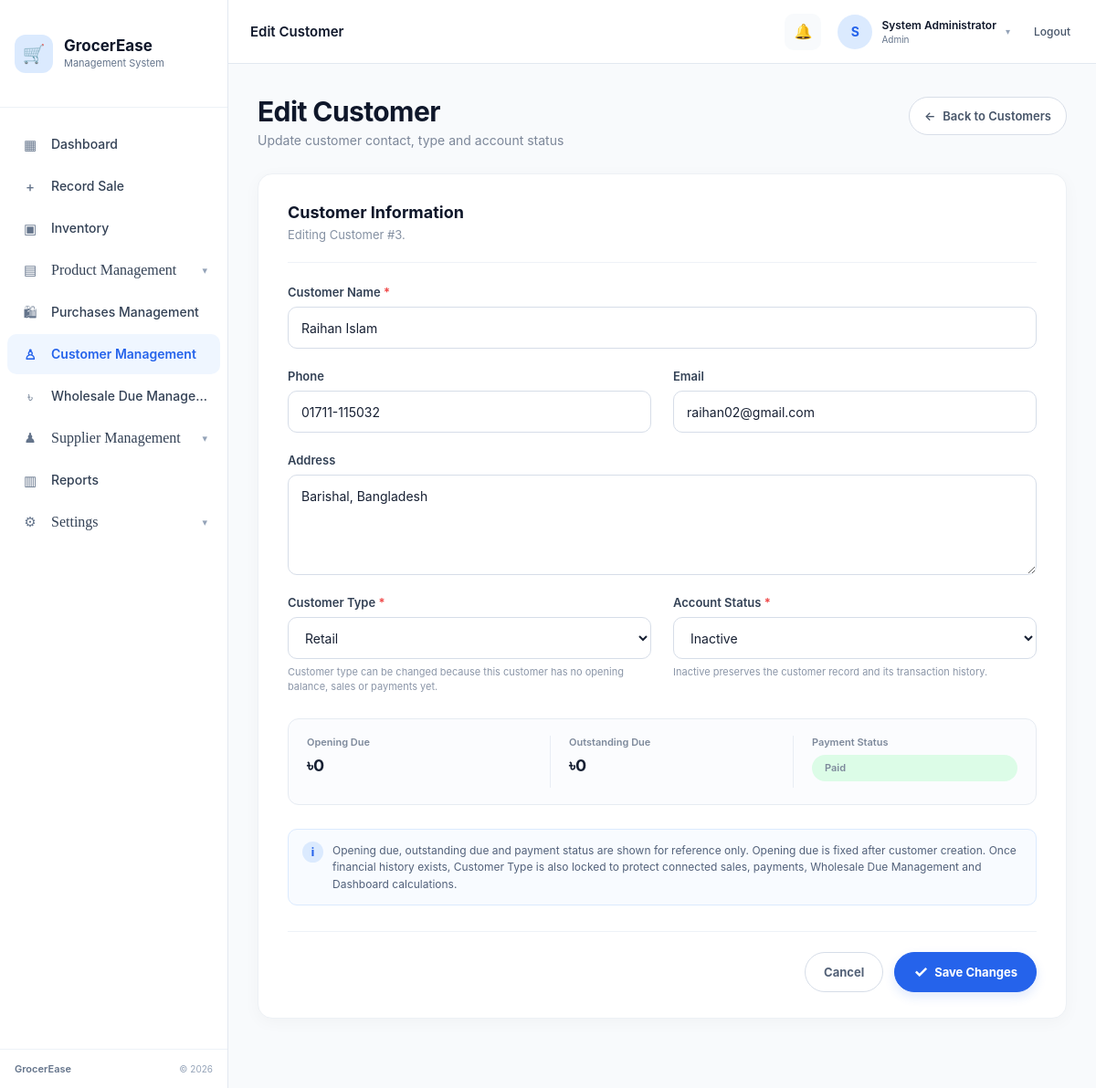
The app's page /modules/customers/edit.php?id=3 (signed in) with its own data.
### tables this page shows
CREATE TABLE `customers` (
  `customer_id` int(10) UNSIGNED NOT NULL,
  `customer_name` varchar(100) NOT NULL,
  `phone` varchar(20) DEFAULT NULL,
  `email` varchar(100) DEFAULT NULL,
  `address` text DEFAULT NULL,
  `customer_type` enum('Retail','Wholesale') NOT NULL DEFAULT 'Retail',
  `account_status` enum('Active','Inactive') NOT NULL DEFAULT 'Active',
  `opening_due` decimal(10,2) NOT NULL DEFAULT 0.00,
  `total_due` decimal(10,2) NOT NULL DEFAULT 0.00,
  `created_at` timestamp NOT NULL DEFAULT current_timestamp()
);

### modules/customers/edit.php (the view, shortened to what this page needs)
<?php
require_once "../../config/database.php";
$basePath = "/grocery-shop";
function customerEditEscape($value)
{
    return htmlspecialchars((string) $value, ENT_QUOTES, 'UTF-8');
}
$customerId = filter_input(INPUT_GET, 'id', FILTER_VALIDATE_INT);
$customer = null;
$loadSql = "
    SELECT
        customer_id,
        customer_name,
        phone,
        email,
        address,
        customer_type,
        account_status,
        opening_due,
        total_due,
        created_at
    FROM customers
    WHERE customer_id = ?
    LIMIT 1
";
$loadStmt = mysqli_prepare($conn, $loadSql);
if ($loadStmt) {
    mysqli_stmt_bind_param($loadStmt, 'i', $customerId);
    mysqli_stmt_execute($loadStmt);
    $loadResult = mysqli_stmt_get_result($loadStmt);
    $customer = $loadResult ? mysqli_fetch_assoc($loadResult) : null;
}
    ?>
    <?php
$hasSales = false;
$hasPayments = false;
$historySql = "
    SELECT
        EXISTS(
            SELECT 1
            FROM sales
            WHERE customer_id = ?
            LIMIT 1
        ) AS has_sales,
        EXISTS(
            SELECT 1
            FROM payments
            WHERE customer_id = ?
            LIMIT 1
        ) AS has_payments
";
$historyStmt = mysqli_prepare($conn, $historySql);
if ($historyStmt) {
    mysqli_stmt_bind_param(
        $historyStmt,
        'ii',
        $customerId,
        $customerId
    );
    mysqli_stmt_execute($historyStmt);
    $historyResult =
        mysqli_stmt_get_result($historyStmt);
    if ($historyResult) {
        $historyRow =
            mysqli_fetch_assoc($historyResult);
        $hasSales =
            !empty($historyRow['has_sales']);
        $hasPayments =
            !empty($historyRow['has_payments']);
    }
}
$customerTypeLocked =
    (float) $customer['opening_due'] > 0 ||
    (float) $customer['total_due'] > 0 ||
    $hasSales ||
    $hasPayments;
$form = [
    'customer_name' => (string) $customer['customer_name'],
    'phone' => (string) ($customer['phone'] ?? ''),
    'email' => (string) ($customer['email'] ?? ''),
    'address' => (string) ($customer['address'] ?? ''),
    'customer_type' => (string) $customer['customer_type'],
    'account_status' => (string) $customer['account_status'],
];
$hasDue = (float) $customer['total_due'] > 0;
$paymentStatus = $hasDue ? 'Pending' : 'Paid';
?>
<link rel="stylesheet" href="../../assets/css/sidebar.css">
<link rel="stylesheet" href="../../assets/css/topbar.css">
<link rel="stylesheet" href="../../assets/css/dashboard-layout.css">
<link rel="stylesheet" href="../../assets/css/customers.css">
<div class="app-layout">
    <aside class="app-sidebar-slot">
        <?php require_once "../../includes/sidebar.php"; ?>
    </aside>
    <div class="app-main-slot">
        <header class="app-topbar-slot">
            <?php require_once "../../includes/topbar.php"; ?>
        </header>
        <main class="dashboard-main-content">
            <div class="customers-page customer-form-page">
                <div class="customer-form-heading-row">
                    <div class="customers-heading customer-form-heading">
                        <h1>Edit Customer</h1>
                        <p>Update customer contact, type and account status</p>
                    </div>
                    <a
                        href="<?php echo customerEditEscape($basePath); ?>/modules/customers/index.php"
                        class="customer-back-link"
                    >
                        <span aria-hidden="true">←</span>
                        Back to Customers
                    </a>
                </div>
                <form method="POST" class="customer-form-card" novalidate>
                    <div class="customer-form-section-heading">
                        <h2>Customer Information</h2>
                        <p>Editing Customer #<?php echo (int) $customerId; ?>.</p>
                    </div>
                    <div class="customer-form-grid">
                        <div class="customer-field customer-field-wide">
                            <label for="customer_name">
                                Customer Name <span class="required-mark">*</span>
                            </label>
                            <input
                                type="text"
                                id="customer_name"
                                name="customer_name"
                                maxlength="100"
                                value="<?php echo customerEditEscape($form['customer_name']); ?>"
                                placeholder="Enter customer name"
                                autocomplete="name"
                                required
                            >
                        </div>
                        <div class="customer-field">
                            <label for="phone">Phone</label>
                            <input
                                type="tel"
                                id="phone"
                                name="phone"
                                maxlength="20"
                                value="<?php echo customerEditEscape($form['phone']); ?>"
                                placeholder="e.g. 01711-111111"
                                autocomplete="tel"
                            >
                        </div>
                        <div class="customer-field">
                            <label for="email">Email</label>
                            <input
                                type="email"
                                id="email"
                                name="email"
                                maxlength="100"
                                value="<?php echo customerEditEscape($form['email']); ?>"
                                placeholder="customer@example.com"
                                autocomplete="email"
                            >
                        </div>
                        <div class="customer-field customer-field-wide">
                            <label for="address">Address</label>
                            <textarea
                                id="address"
                                name="address"
                                rows="4"
                                placeholder="Enter customer address"
                                autocomplete="street-address"
                            ><?php echo customerEditEscape($form['address']); ?></textarea>
                        </div>
                        <div class="customer-field">
                            <label for="customer_type">
                                Customer Type <span class="required-mark">*</span>
                            </label>
                            <?php if ($customerTypeLocked): ?>
                                <select id="customer_type_display" disabled>
                                    <option selected>
                                        <?php echo customerEditEscape($customer['customer_type']); ?>
                                    </option>
                                </select>
                                <input
                                    type="hidden"
                                    name="customer_type"
                                    value="<?php echo customerEditEscape($customer['customer_type']); ?>"
                                >
                                <small class="customer-field-hint">
                                    Customer type is locked because this customer already has financial history.
                                    This protects sales, payment history, Wholesale Due Management and Dashboard totals.
                                </small>
                            <?php else: ?>
                                <select id="customer_type" name="customer_type" required>
                                    <option value="Retail" <?php echo $form['customer_type'] === 'Retail' ? 'selected' : ''; ?>>
                                        Retail
                                    </option>
                                </select>
                                <small class="customer-field-hint">
                                    Customer type can be changed because this customer has no opening balance, sales or payments yet.
                                </small>
                            <?php endif; ?>
                        </div>
                        <div class="customer-field">
                            <label for="account_status">
                                Account Status <span class="required-mark">*</span>
                            </label>
                            <select id="account_status" name="account_status" required>
                                <option value="Inactive" <?php echo $form['account_status'] === 'Inactive' ? 'selected' : ''; ?>>
                                    Inactive
                                </option>
                            </select>
                            <small class="customer-field-hint">
                                Inactive preserves the customer record and its transaction history.
                            </small>
                        </div>
                    </div>
                    <div class="customer-edit-financial-preview">
                        <div>
                            <span>Opening Due</span>
                            <strong>
                                ৳<?php echo number_format((float) $customer['opening_due'], 0); ?>
                            </strong>
                        </div>
                        <div>
                            <span>Outstanding Due</span>
                            <strong class="<?php echo $hasDue ? 'summary-red' : 'summary-blue'; ?>">
                                ৳<?php echo number_format((float) $customer['total_due'], 0); ?>
                            </strong>
                        </div>
                        <div>
                            <span>Payment Status</span>
                            <strong>
                                <span class="payment-badge <?php echo $hasDue ? 'payment-pending' : 'payment-paid'; ?>">
                                    <?php echo customerEditEscape($paymentStatus); ?>
                                </span>
                            </strong>
                        </div>
                    </div>
                    <div class="customer-form-note">
                        <span class="customer-form-note-icon" aria-hidden="true">i</span>
                        <p>
                            Opening due, outstanding due and payment status are shown for reference only.
                            Opening due is fixed after customer creation.
                            Once financial history exists, Customer Type is also locked to protect connected sales, payments,
                            Wholesale Due Management and Dashboard calculations.
                        </p>
                    </div>
                    <div class="customer-form-actions">
                        <a
                            href="<?php echo customerEditEscape($basePath); ?>/modules/customers/view.php?id=<?php echo (int) $customerId; ?>"
                            class="customer-form-cancel"
                        >
                            Cancel
                        </a>
                        <button type="submit" class="customer-form-submit">
                            <span aria-hidden="true">✓</span>
                            Save Changes
                        </button>
                    </div>
                </form>
            </div>
        </main>
    </div>
</div>

### assets/css/dashboard-layout.css (style rules this page uses)
.app-layout { width: 100%; min-height: 100vh; display: flex; align-items: stretch; background: var(--dashboard-bg); }
.app-sidebar-slot { flex: 0 0 var(--dashboard-sidebar-width); width: var(--dashboard-sidebar-width); min-width: var(--dashboard-sidebar-width); min-height: 100vh; position: relative; z-index: 1100; }
.app-main-slot { flex: 1 1 auto; width: calc( 100% - var(--dashboard-sidebar-width) ); min-width: 0; min-height: 100vh; display: flex; flex-direction: column; position: relative; background: var(--dashboard-bg); }
.app-topbar-slot { width: 100%; height: var(--dashboard-topbar-height); min-height: var(--dashboard-topbar-height); flex: 0 0 var(--dashboard-topbar-height); position: sticky; top: 0; z-index: 900; background: #ffffff; }
.dashboard-main-content { width: 100%; min-width: 0; flex: 1 1 auto; box-sizing: border-box; background: var(--dashboard-bg); }

### records on screen
customers: customer_name "Raihan Islam", phone "01711-115032", email "raihan02@gmail.com", address "Barishal, Bangladesh", customer_type "Retail", account_status "Inactive", opening_due "0", total_due "0", total_due "Paid"

### other values on screen
$pageTitle "Edit Customer"
$userInitial "S"
$userName "System Administrator"
$userRole "Admin"
$customerId "3"
